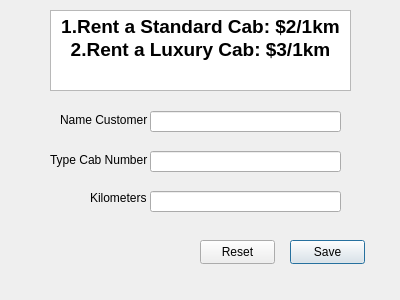
<?xml version="1.0" encoding="UTF-8"?>
<ui version="4.0">
 <class>CapsManagerment</class>
 <widget class="QDialog" name="CapsManagerment">
  <property name="geometry">
   <rect>
    <x>0</x>
    <y>0</y>
    <width>400</width>
    <height>300</height>
   </rect>
  </property>
  <property name="windowTitle">
   <string>Cabs Management</string>
  </property>
  <widget class="QLabel" name="label">
   <property name="geometry">
    <rect>
     <x>90</x>
     <y>190</y>
     <width>61</width>
     <height>16</height>
    </rect>
   </property>
   <property name="text">
    <string>Kilometers</string>
   </property>
  </widget>
  <widget class="QLineEdit" name="txtKm">
   <property name="geometry">
    <rect>
     <x>150</x>
     <y>191</y>
     <width>191</width>
     <height>21</height>
    </rect>
   </property>
  </widget>
  <widget class="QTextBrowser" name="textBrowser">
   <property name="geometry">
    <rect>
     <x>50</x>
     <y>10</y>
     <width>301</width>
     <height>81</height>
    </rect>
   </property>
   <property name="font">
    <font>
     <pointsize>9</pointsize>
    </font>
   </property>
   <property name="html">
    <string>&lt;!DOCTYPE HTML PUBLIC &quot;-//W3C//DTD HTML 4.0//EN&quot; &quot;http://www.w3.org/TR/REC-html40/strict.dtd&quot;&gt;
&lt;html&gt;&lt;head&gt;&lt;meta name=&quot;qrichtext&quot; content=&quot;1&quot; /&gt;&lt;meta charset=&quot;utf-8&quot; /&gt;&lt;style type=&quot;text/css&quot;&gt;
p, li { white-space: pre-wrap; }
hr { height: 1px; border-width: 0; }
li.unchecked::marker { content: &quot;\2610&quot;; }
li.checked::marker { content: &quot;\2612&quot;; }
&lt;/style&gt;&lt;/head&gt;&lt;body style=&quot; font-family:'Segoe UI'; font-size:9pt; font-weight:400; font-style:normal;&quot;&gt;
&lt;p align=&quot;center&quot; style=&quot; margin-top:0px; margin-bottom:0px; margin-left:0px; margin-right:0px; -qt-block-indent:0; text-indent:0px;&quot;&gt;&lt;span style=&quot; font-size:14pt; font-weight:700;&quot;&gt;1.Rent a Standard Cab: $2/1km&lt;/span&gt;&lt;/p&gt;
&lt;p align=&quot;center&quot; style=&quot; margin-top:0px; margin-bottom:0px; margin-left:0px; margin-right:0px; -qt-block-indent:0; text-indent:0px;&quot;&gt;&lt;span style=&quot; font-size:14pt; font-weight:700;&quot;&gt;2.Rent a Luxury Cab: $3/1km&lt;/span&gt;&lt;/p&gt;&lt;/body&gt;&lt;/html&gt;</string>
   </property>
  </widget>
  <widget class="QLineEdit" name="txtType">
   <property name="geometry">
    <rect>
     <x>150</x>
     <y>151</y>
     <width>191</width>
     <height>21</height>
    </rect>
   </property>
  </widget>
  <widget class="QLabel" name="label_3">
   <property name="geometry">
    <rect>
     <x>50</x>
     <y>150</y>
     <width>101</width>
     <height>20</height>
    </rect>
   </property>
   <property name="text">
    <string>Type Cab Number</string>
   </property>
  </widget>
  <widget class="QPushButton" name="btnSave">
   <property name="geometry">
    <rect>
     <x>290</x>
     <y>240</y>
     <width>75</width>
     <height>24</height>
    </rect>
   </property>
   <property name="text">
    <string>Save</string>
   </property>
  </widget>
  <widget class="QPushButton" name="btnReset">
   <property name="geometry">
    <rect>
     <x>200</x>
     <y>240</y>
     <width>75</width>
     <height>24</height>
    </rect>
   </property>
   <property name="text">
    <string>Reset</string>
   </property>
  </widget>
  <widget class="QLineEdit" name="txtName">
   <property name="geometry">
    <rect>
     <x>150</x>
     <y>111</y>
     <width>191</width>
     <height>21</height>
    </rect>
   </property>
  </widget>
  <widget class="QLabel" name="label_4">
   <property name="geometry">
    <rect>
     <x>60</x>
     <y>110</y>
     <width>91</width>
     <height>20</height>
    </rect>
   </property>
   <property name="text">
    <string>Name Customer</string>
   </property>
  </widget>
 </widget>
 <resources/>
 <connections/>
</ui>
